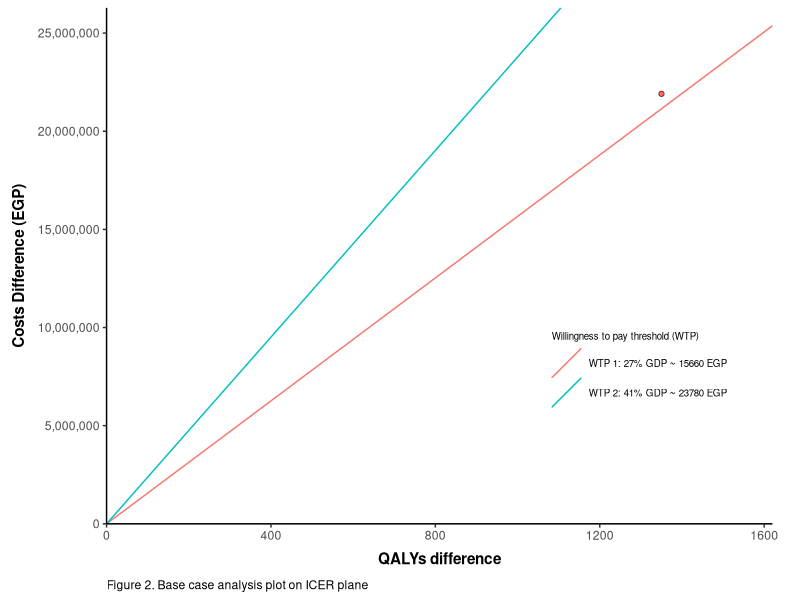
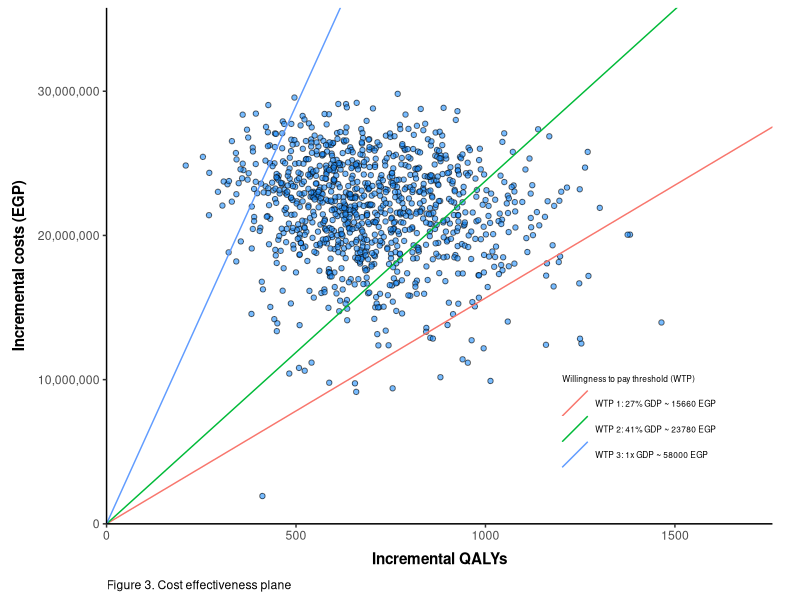
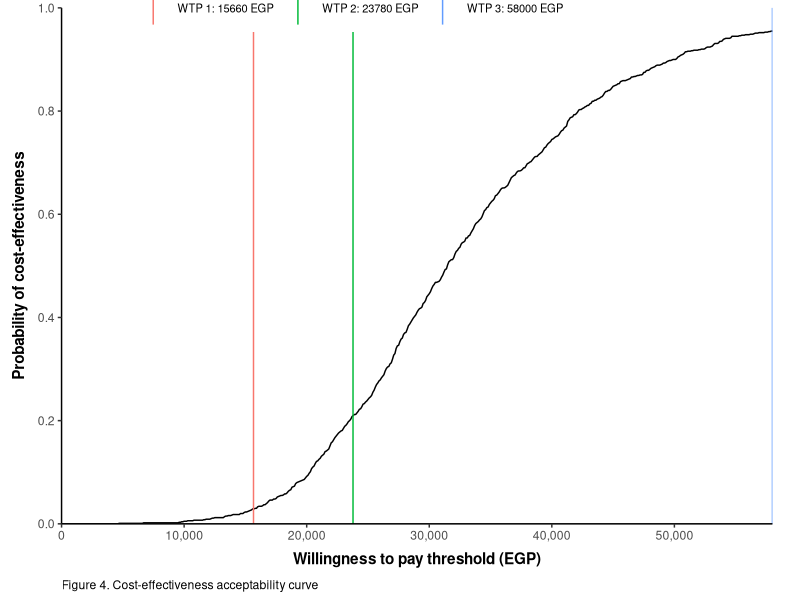

Reproduce these figures in R, in order.
## C1- Economic Evaluation Module LSHTM - R Code
## Author: Manzilina Mudia
## Date: 22 January 2024

# Load necessary package
library(tidyverse)


# Model characteristics and parameters
start_age <- 40
cycle_length <- 1
time_horizon <- 61

cycles <- c(1:time_horizon)
age <- start_age + cycles

## Willingness to pay threshold based on 27-41% of country's GDP 
## (adopted from [Ochalek, 2018](https://gh.bmj.com/content/3/6/e000964.long))

gdp <- 58000
wtp1 <- 0.27 * gdp
wtp2 <- 0.41 * gdp
wtp3 <- gdp

## Markov model 1 for SVR pathway
state_names_svr <- c("SVR", "Death") # Markov state from SVR to death
states_svr <- length(state_names_svr)


## Markov model 2 for No SVR pathway
state_names_nosvr <- c("Moderate", "Cirrhosis", "Liver Failure", "Death") # Markov state from moderate disease to death
states_nosvr <- length(state_names_nosvr)


# Set up deterministic parameters

## Fixed values
pop <- 1000 # initial population

## Probabilities

### Decision tree probabilities
pSVR_PR <- 0.395 # Probability of having SVR for Pegylated Interferon + Ribavirin
pSVR_LS <- 0.92 # Probabiliy of having SVR for Ledipasvir + Sofosbuvir

### Transition probabilities
tpModCir <- 0.043 # Probability of entering cirrhosis state from moderate disease state
tpCirLiv <- 0.039 # Probability of entering liver failure state from cirrhosis stat
tpDLiv <- 0.13 # Probability of dying from liver failure

### Life tables / death risk
death_risk_matrix <- matrix(c(40, 0.004,
                              50, 0.012,
                              60, 0.027,
                              70, 0.066,
                              80, 0.189), 
                            nrow = 5, ncol = 2, byrow = T)
interval <- findInterval(age, death_risk_matrix[,1])
tpDN <- death_risk_matrix[interval, 2] # Natural death risk


## Cost values
cdrug_PR <- 4245 # cost of common treatment (only at the decision tree)
cdrug_LS <- 40000 # cost of alternative treatment (only at the start of decision tree)

cMod <- 900 # cost of one cycle in moderate disease state
cCir <- 2500 # cost of one cycle in cirrhosis disease statae
cLiv <- 4400 # cost of one cycle in liver failure state

## Utility values
uSVR <- 0.71 # QoL weight for one cycle in SVR state
uMod <- 0.66 # QoL weight for one cycle in moderate disease state
uCir <- 0.55 # QoL weight for one cycle in cirrhosis disease state
uLiv <- 0.45 # QoL weight for one cycle in liver disease state

## Discount 
disc_costs <- 0.035
disc_outcomes <- 0.035
disc_costs_vec <- 1/(1+disc_costs)^cycles
disc_outcomes_vec <- 1/(1+disc_outcomes)^cycles


# Probabilistic Parameters

sims <- 1000 # number of simulations

gen_parameters <- function(){
  
  
  # Decision tree probabilities
  beta_parms <- function(mean, se){
    alpha <- mean * (mean * (1-mean) / (se^2) - 1)
    beta <- (alpha / mean) - alpha
    values <- rbeta(sims, alpha, beta)
    return(values)
  }
  
  pSVR_PR <- beta_parms(mean = 0.395, se = 0.02)
  pSVR_LS <- beta_parms(mean = 0.92, se = 0.03)
  
  
  # Transition probabilities
  tpModCir <- beta_parms(mean = 0.043, se = 0.01)
  tpCirLiv <- beta_parms(mean = 0.039, se = 0.01)
  tpDLiv <- beta_parms(mean = 0.13, se = 0.02)
  
  
  # Utility parameters
  uSVR <- beta_parms(mean = 0.71, se = 0.05)
  uMod <- beta_parms(mean = 0.66, se = 0.054)
  uCir <- beta_parms(mean = 0.55, se = 0.054)
  uLiv <- beta_parms(mean = 0.45, 0.054)
  
  
  # Cost parameters
  gamma_parms <- function(mean, se){
    shape = mean^2 / se^2
    scale = se^2 / mean
    values <- rgamma(sims, shape = shape, scale = scale)
    return(values)
  }
  
  cMod <- gamma_parms(mean = 900, se = 210)
  cCir <- gamma_parms(mean = 2500, se = 1060)
  cLiv <- gamma_parms(mean = 4400, se = 2335)
  
  parms_df <- data.frame(pSVR_LS, pSVR_PR, tpModCir, tpCirLiv, tpDLiv, uMod, uCir, uLiv, cMod, cCir, cLiv)
  return(parms_df)
}

prob_parameters <- gen_parameters()
parm_names <- names(prob_parameters)


# Create model calculation function

run_model <- function(parms){
  
  # Unpack parameters
  for (i in 1:length(parms)) assign(names(parms[i]), as.numeric(parms[i]))
  
  # Seed markov models from decision tree output
  pop_svr_PR <- pop * pSVR_PR
  pop_nosvr_PR <- pop * (1-pSVR_PR)
  pop_svr_LS <- pop * pSVR_LS
  pop_nosvr_LS <- pop * (1-pSVR_LS)
  
  seed_svr_PR <- c(pop_svr_PR, 0)
  seed_svr_LS <- c(pop_svr_LS, 0)
  seed_nosvr_PR <- c(pop_nosvr_PR, 0, 0, 0)
  seed_nosvr_LS <- c(pop_nosvr_LS, 0, 0, 0)
  
  
  # Markov model 1 (SVR pathway)
  
  qaly_values_svr <- c(uSVR, 0)
  
  ## Transition matrix
  transition_matrix_svr <- array(0, dim = c(states_svr, states_svr, time_horizon),
                                 dimnames = list(state_names_svr, state_names_svr))
  
  transition_matrix_svr["SVR", "SVR",] <- 1 - tpDN
  transition_matrix_svr["SVR", "Death",] <- tpDN
  transition_matrix_svr["Death", "Death",] <- 1
  
  ## Markov trace & transitions
  trace_svr_PR <- matrix(0, nrow = time_horizon, ncol = states_svr,
                         dimnames = list(paste("cycle", 1:time_horizon, sep = ""), state_names_svr))
  trace_svr_LS <- trace_svr_PR
  
  trans_svr_PR <- array(0, dim = c(states_svr, states_svr, time_horizon),
                        dimnames = list(state_names_svr, state_names_svr))
  trans_svr_LS <- trans_svr_PR
  
  ## First cycle (using the output from decision tree)
  trace_svr_PR[1,] <- seed_svr_PR %*% transition_matrix_svr[,,1]
  trace_svr_LS[1,] <- seed_svr_LS %*% transition_matrix_svr[,,1]
  
  trans_svr_PR[,,1] <- seed_svr_PR * transition_matrix_svr[,,1] 
  trans_svr_LS[,,1] <- seed_svr_LS * transition_matrix_svr[,,1]
  
  ## Reminder of cycles
  for (i in 2:time_horizon) {
    
    trace_svr_PR[i,] <- trace_svr_PR[i-1,] %*% transition_matrix_svr[,,i]
    trace_svr_LS[i,] <- trace_svr_LS[i-1,] %*% transition_matrix_svr[,,i]
    
    trans_svr_PR[,,i] <- trans_svr_PR[,,i-1] * transition_matrix_svr[,,i]
    trans_svr_LS[,,i] <- trans_svr_LS[,,i-1] * transition_matrix_svr[,,1]
  }
  
  
  # Markov model 2 (No SVR pathway)
  
  state_cost_values_nosvr <- c(cMod, cCir, cLiv, 0)
  qaly_values_nosvr <- c(uMod, uCir, uLiv, 0)
  
  ## Transition matrix
  transition_matrix_nosvr <- array(0, dim = c(states_nosvr, states_nosvr, time_horizon),
                                   dimnames = list(state_names_nosvr, state_names_nosvr))
  
  transition_matrix_nosvr["Moderate", "Moderate",] <- 1 - tpModCir - tpDN
  transition_matrix_nosvr["Moderate", "Cirrhosis",] <- tpModCir
  transition_matrix_nosvr["Moderate", "Death",] <- tpDN
  
  transition_matrix_nosvr["Cirrhosis", "Cirrhosis",] <- 1 - tpCirLiv - tpDN
  transition_matrix_nosvr["Cirrhosis", "Liver Failure",] <- tpCirLiv
  transition_matrix_nosvr["Cirrhosis", "Death",] <- tpDN
  
  transition_matrix_nosvr["Liver Failure", "Liver Failure",] <- 1 - (tpDLiv + tpDN)
  transition_matrix_nosvr["Liver Failure", "Death",] <- tpDLiv + tpDN
  
  transition_matrix_nosvr["Death", "Death",] <- 1
  
  ## Markov trace and transition
  trace_nosvr_PR <- matrix(0, nrow = time_horizon, ncol = states_nosvr,
                           dimnames = list(paste("cycle", 1:time_horizon, sep = ""), state_names_nosvr))
  trace_nosvr_LS <- trace_nosvr_PR
  
  trans_nosvr_PR <- array(0, dim = c(states_nosvr, states_nosvr, time_horizon),
                          dimnames = list(state_names_nosvr, state_names_nosvr))
  trans_nosvr_LS <- trans_nosvr_PR
  
  ## First cycle (output from decision tree)
  trace_nosvr_PR[1,] <- seed_nosvr_PR %*% transition_matrix_nosvr[,,1]
  trace_nosvr_LS[1,] <- seed_nosvr_LS %*% transition_matrix_nosvr[,,1]
  
  trans_nosvr_PR[,,1] <- seed_nosvr_PR * transition_matrix_nosvr[,,1]
  trans_nosvr_LS[,,1] <- seed_nosvr_LS * transition_matrix_nosvr[,,1]
  
  ## Reminder of cycles
  for (i in 2:time_horizon) {
    
    trace_nosvr_PR[i,] <- trace_nosvr_PR[i-1,] %*% transition_matrix_nosvr[,,i]
    trace_nosvr_LS[i,] <- trace_nosvr_LS[i-1,] %*% transition_matrix_nosvr[,,i]
    
    trans_nosvr_PR[,,i] <- trans_nosvr_PR[,,i-1] * transition_matrix_nosvr[,,i]
    trans_nosvr_LS[,,i] <- trans_nosvr_LS[,,i-1] * transition_matrix_nosvr[,,i]
  }
  
  # Check the markov trace sums to 1 across rows
  apply(trace_svr_PR, 1, sum) + apply(trace_nosvr_PR, 1, sum)
  apply(trace_svr_LS, 1, sum) + apply(trace_nosvr_LS, 1, sum)
  
  
  # Life years
  ly_values_svr <- c(1,0)
  ly_values_nosvr <- c(1,1,1,0)
  
  
  ly_vec_svr_PR <- trace_svr_PR %*% ly_values_svr
  ly_vec_nosvr_PR <- trace_nosvr_PR %*% ly_values_nosvr
  ly_vec_total_PR <- ly_vec_svr_PR + ly_vec_nosvr_PR
  
  ly_vec_svr_LS <- trace_svr_LS %*% ly_values_svr
  ly_vec_nosvr_LS <- trace_nosvr_LS %*% ly_values_nosvr
  ly_vec_total_LS <- ly_vec_svr_LS + ly_vec_nosvr_LS
  
  ly_disc_PR <- disc_outcomes_vec %*% ly_vec_total_PR
  ly_disc_LS <- disc_outcomes_vec %*% ly_vec_total_LS
  
  
  # QALYs
  qaly_vec_svr_PR <- trace_svr_PR %*% qaly_values_svr
  qaly_vec_nosvr_PR <- trace_nosvr_PR %*% qaly_values_nosvr
  qaly_vec_total_PR <- qaly_vec_svr_PR + qaly_vec_nosvr_PR
  
  qaly_vec_svr_LS <- trace_svr_LS %*% qaly_values_svr
  qaly_vec_nosvr_LS <- trace_nosvr_LS %*% qaly_values_nosvr
  qaly_vec_total_LS <- qaly_vec_svr_LS + qaly_vec_nosvr_LS
  
  qaly_disc_PR <- disc_outcomes_vec %*% qaly_vec_total_PR
  qaly_disc_LS <- disc_outcomes_vec %*% qaly_vec_total_LS
  
  
  # Costs
  state_cost_vec_nosvr_PR <- trace_nosvr_PR %*% state_cost_values_nosvr
  state_cost_vec_nosvr_LS <- trace_nosvr_LS %*% state_cost_values_nosvr
  
  cost_vec_nosvr_PR <- colSums(state_cost_vec_nosvr_PR) + (pop*cdrug_PR)
  cost_vec_nosvr_LS <- colSums(state_cost_vec_nosvr_LS) + (pop*cdrug_LS)
  
  cost_disc_PR <- disc_costs_vec %*% state_cost_vec_nosvr_PR + (pop*cdrug_PR)
  cost_disc_LS <- disc_costs_vec %*% state_cost_vec_nosvr_LS + (pop*cdrug_LS)
  
  
  # Analysis
  output <- c(inc_cost = cost_disc_LS - cost_disc_PR,
              inc_qaly = qaly_disc_LS - qaly_disc_PR,
              inc_ly = ly_disc_LS - ly_disc_PR) 
  
  return(output)
}


# Passing parameters into the model

# Selecting parameters
det_parms <- c(pSVR_LS, pSVR_PR, tpModCir, tpCirLiv, tpDLiv, uMod, uCir, uLiv, cMod, cCir, cLiv)
names(det_parms) <- parm_names

## Deterministic model
det_results <- run_model(det_parms)
det_results <- round(det_results, 3)

### Plot
det_results_df <- det_results %>% t() %>% as.data.frame

(ICER_plot <- ggplot(det_results_df, aes(x = inc_qaly, y = inc_cost)) +
    geom_point(shape = 21, fill = "red", alpha = 0.6) +
    theme_classic() + 
    geom_abline(aes(intercept = 0, slope = wtp1, colour = "WTP 1: 27% GDP ~ 15660 EGP")) +
    geom_abline(aes(intercept = 0, slope = wtp2, colour = "WTP 2: 41% GDP ~ 23780 EGP")) + 
    labs(x = "QALYs difference", y = "Costs Difference (EGP)", 
         colour = "Willingness to pay threshold (WTP)", caption = "Figure 2. Base case analysis plot on ICER plane") +
    theme(axis.title = element_text(face = "bold"),
          plot.margin = unit(c(0.2, 0.7, 0.2, 0.2), "cm"),
          axis.title.x = element_text(margin = margin(t = 7, r = 0, b = 3, l = 0)),
          axis.title.y = element_text(margin = margin(t = 0, r = 7, b = 0, l = 3)),
          plot.caption = element_text(hjust = 0),
          legend.text = element_text(size = 7),
          legend.title = element_text(size = 7),
          legend.position = c(0.8, 0.3)) +
    guides(colour = guide_legend(override.aes = list(size = 7))) +
    scale_y_continuous(limits = c(0, det_results_df$inc_cost*1.2),
                       labels = scales::label_number(big.mark = ","), expand = c(0, 0)) +
    scale_x_continuous(limits = c(0, det_results_df$inc_qaly*1.2),
                       expand = c(0, 0)))


# Probabilistic Sensitivity Analysis

simulation_results <- matrix(NA, nrow = sims, ncol = 3)
colnames(simulation_results) <- c("inc_cost", "inc_ly", "inc_qaly")

for (i in 1:sims) simulation_results[i,] <- run_model(prob_parameters[i, ])
print(colMeans(simulation_results), digits = 3)

## CEAC
lambda <- seq(0, gdp, 100)
lambda_table <- matrix(lambda, ncol = length(lambda), nrow = dim(simulation_results)[1], byrow = T)
inmb_count <- ((simulation_results[,3] * lambda_table) - simulation_results[,1]) > 0
prob_ce <- colMeans(inmb_count)
ceac <- data.frame(lambda, prob_ce)

## Plots
### CE Plane
sim_res_df <- as.data.frame(simulation_results)

(ce_plane <- ggplot(sim_res_df, aes(x = inc_qaly, y = inc_cost)) +
    geom_point(shape = 21, fill = "dodgerblue1", alpha = 0.6) + 
    theme_classic() +
    geom_abline(aes(intercept = 0, slope = wtp1, colour = "WTP 1: 27% GDP ~ 15660 EGP")) +
    geom_abline(aes(intercept = 0, slope = wtp2, colour = "WTP 2: 41% GDP ~ 23780 EGP")) +
    geom_abline(aes(intercept = 0, slope = wtp3, colour = "WTP 3: 1x GDP ~ 58000 EGP")) +
    labs(x = "Incremental QALYs", y = "Incremental costs (EGP)", 
         colour = "Willingness to pay threshold (WTP)", caption = "Figure 3. Cost effectiveness plane") +
    theme(axis.title = element_text(face = "bold"),
          plot.margin = unit(c(0.2, 0.7, 0.2, 0.2), "cm"),
          axis.title.x = element_text(margin = margin(t = 7, r = 0, b = 3, l = 0)),
          axis.title.y = element_text(margin = margin(t = 0, r = 7, b = 0, l = 3)),
          plot.caption = element_text(hjust = 0),
          legend.text = element_text(size = 6),
          legend.title = element_text(size = 6),
          legend.position = c(0.8, 0.2)) +
    guides(colour = guide_legend(override.aes = list(size = 6))) +
    scale_y_continuous(limits = c(0, max(sim_res_df$inc_cost)*1.2),
                       labels = scales::label_number(big.mark = ","), expand = c(0, 0)) +
    scale_x_continuous(limits = c(0, max(sim_res_df$inc_qaly)*1.2),
                       expand = c(0, 0)))


### CEAC Plot

(ceac_plot <- ggplot(ceac) + 
    geom_line(aes(x = lambda, y = prob_ce)) +
    theme_classic() +
    geom_vline(aes(xintercept = wtp1, colour = "WTP 1: 15660 EGP")) +
    geom_vline(aes(xintercept = wtp2, colour = "WTP 2: 23780 EGP")) +
    geom_vline(aes(xintercept = wtp3, colour = "WTP 3: 58000 EGP")) +
    labs(x = "Willingness to pay threshold (EGP)", y = "Probability of cost-effectiveness", 
         colour = "", caption = "Figure 4. Cost-effectiveness acceptability curve") + 
    theme(axis.title = element_text(face = "bold"),
          plot.margin = unit(c(0.2, 0.7, 0.2, 0.2), "cm"),
          axis.title.x = element_text(margin = margin(t = 7, r = 0, b = 3, l = 0)),
          axis.title.y = element_text(margin = margin(t = 0, r = 7, b = 0, l = 3)),
          legend.direction = "horizontal",
          legend.position = c(0.4,1),
          legend.text = element_text(size = 8),
          legend.title = element_text(size = 8),
          plot.caption = element_text(hjust = 0)) +
    guides(colour = guide_legend(override.aes = list(size = 8))) +
    scale_y_continuous(limits = c(0,1), breaks = c(seq(0, 1, 0.2)), expand = c(0,0)) +
    scale_x_continuous(limits = c(0,wtp3), labels = scales::label_number(big.mark = ","), expand = c(0,0)))
